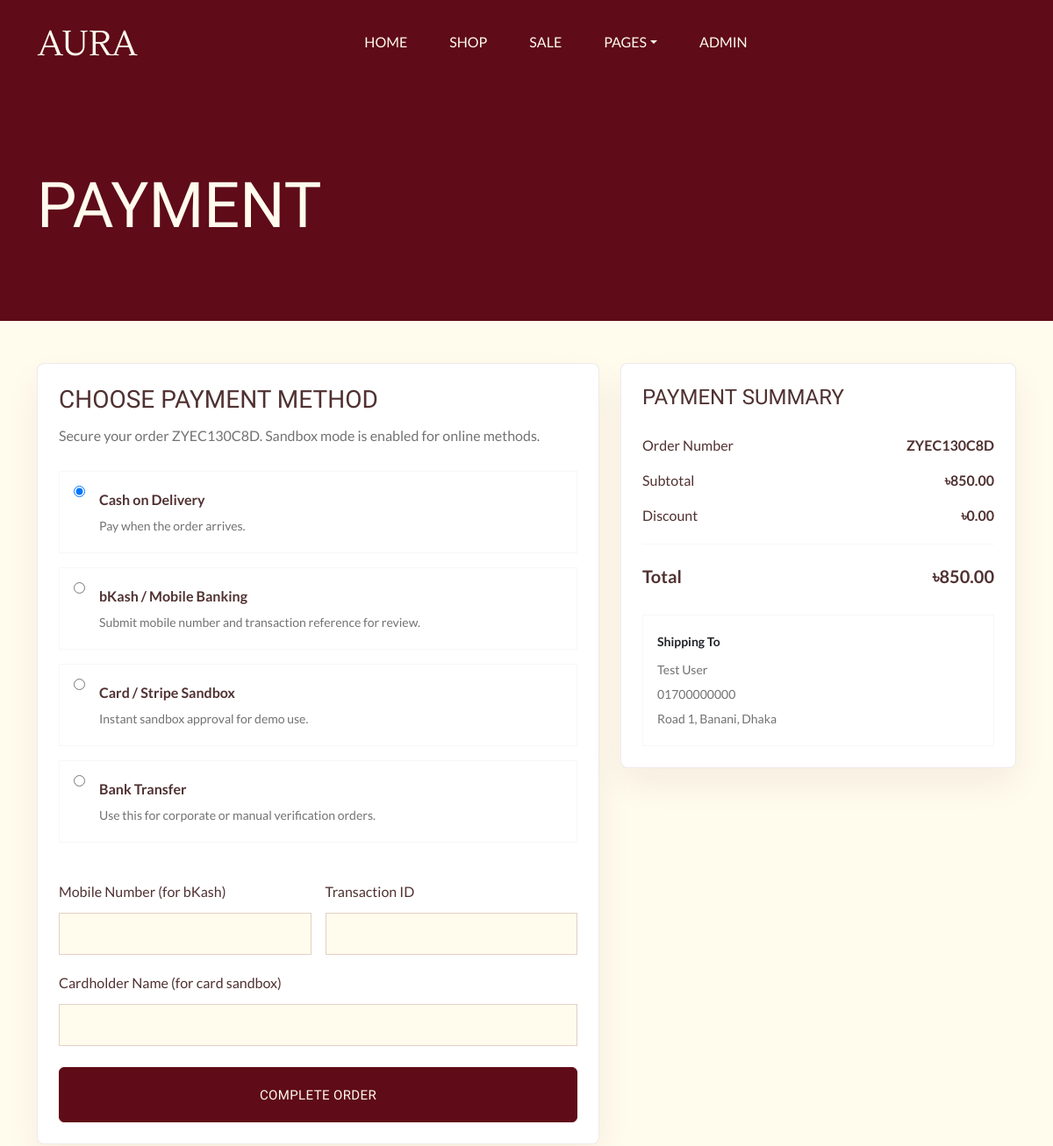
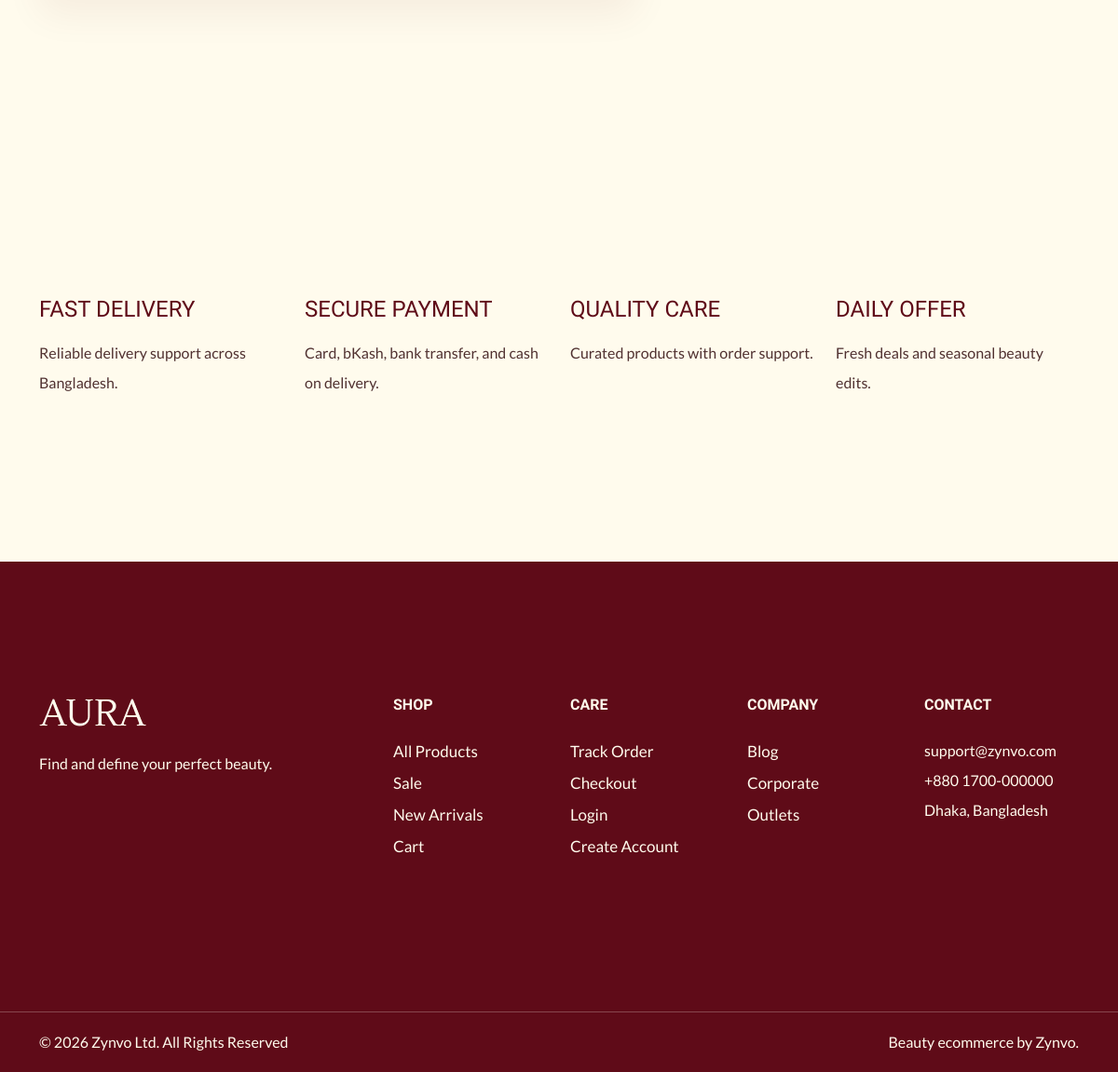
The page /orders/payment/ZYEC130C8D/ (signed in) on the database its author committed (2 pictures, top to bottom).
### orders/models.py (models this page shows, shortened)
class Order(models.Model):
    STATUS_CHOICES = [
        ('pending', 'Pending'),
        ('awaiting_payment', 'Awaiting Payment'),
        ('confirmed', 'Confirmed'),
        ('processing', 'Processing'),
        ('shipped', 'Shipped'),
        ('delivered', 'Delivered'),
        ('cancelled', 'Cancelled'),
    ]
    PAYMENT_METHOD_CHOICES = [
        ('cod', 'Cash on Delivery'),
        ('bkash', 'bKash / Mobile Banking'),
        ('card', 'Card / Stripe Sandbox'),
        ('bank', 'Bank Transfer'),
    ]
    PAYMENT_STATUS_CHOICES = [
        ('unpaid', 'Unpaid'),
        ('pending', 'Pending Verification'),
        ('paid', 'Paid'),
        ('failed', 'Failed'),
    ]
    user = models.ForeignKey(settings.AUTH_USER_MODEL, on_delete=models.SET_NULL, null=True, blank=True)
    address = models.ForeignKey(Address, on_delete=models.SET_NULL, null=True)
    order_number = models.CharField(max_length=20, unique=True)
    subtotal = models.DecimalField(max_digits=10, decimal_places=2, default=0)
    discount = models.DecimalField(max_digits=10, decimal_places=2, default=0)
    total = models.DecimalField(max_digits=10, decimal_places=2, default=0)
    status = models.CharField(max_length=20, choices=STATUS_CHOICES, default='pending')
    payment_method = models.CharField(max_length=20, choices=PAYMENT_METHOD_CHOICES, default='cod')
    payment_status = models.CharField(max_length=20, choices=PAYMENT_STATUS_CHOICES, default='unpaid')
    customer_note = models.TextField(blank=True)
    created_at = models.DateTimeField(auto_now_add=True)
    class Meta:
        ordering = ['-created_at']

class Address(models.Model):
    DELIVERY_CHOICES = [('home', 'Home'), ('office', 'Office')]
    user = models.ForeignKey(settings.AUTH_USER_MODEL, on_delete=models.CASCADE, related_name='addresses', null=True, blank=True)
    full_name = models.CharField(max_length=120)
    phone = models.CharField(max_length=20)
    country = models.CharField(max_length=50, default='Bangladesh')
    city = models.CharField(max_length=80)
    area = models.CharField(max_length=80)
    postcode = models.CharField(max_length=20, blank=True)
    address_line = models.TextField()
    delivery_type = models.CharField(max_length=10, choices=DELIVERY_CHOICES, default='home')
    created_at = models.DateTimeField(auto_now_add=True)

### core/models.py (models this page shows, shortened)
class SingletonModel(models.Model):
    class Meta:
        abstract = True
    @classmethod
    def load(cls):
        obj, _ = cls.objects.get_or_create(pk=1)
        return obj

class SiteSettings(SingletonModel):
    site_name = models.CharField(max_length=100, default='Zynvo')
    tagline = models.CharField(max_length=150, default='Smart living, curated beautifully.')
    support_phone = models.CharField(max_length=30, default='+880 1700-000000')
    support_email = models.EmailField(default='support@zynvo.com')
    address = models.CharField(max_length=255, default='Dhaka, Bangladesh')
    copyright_text = models.CharField(max_length=255, default='© 2026 Zynvo Ltd. All Rights Reserved')
    hero_title = models.CharField(max_length=140, default='Elevate your everyday with Zynvo')
    hero_subtitle = models.CharField(
        max_length=255,
        default='Discover hand-picked lifestyle, fashion, and gadget essentials with fast delivery.',
    )
    announcement_text = models.CharField(max_length=255, default='Free shipping on orders over ৳3000')
    corporate_cta_title = models.CharField(max_length=140, default='Become Our Corporate Partner')
    corporate_cta_url = models.CharField(max_length=255, default='/corporate/')
    facebook_url = models.URLField(blank=True)
    instagram_url = models.URLField(blank=True)
    youtube_url = models.URLField(blank=True)
    linkedin_url = models.URLField(blank=True)

### orders/views.py (the view)
# urls.py: path('payment/<str:order_number>/', views.payment_view, name='payment'),
def payment_view(request, order_number):
    order = _get_accessible_order(request, order_number)
    if request.method == 'POST':
        form = PaymentSelectionForm(request.POST)
        if form.is_valid():
            method = form.cleaned_data['payment_method']
            order.payment_method = method
            provider_map = {
                'cod': 'Cash on Delivery',
                'bkash': 'bKash Sandbox',
                'card': 'Stripe Sandbox',
                'bank': 'Bank Transfer',
            }
            tx = PaymentTransaction.objects.create(
                order=order,
                provider=provider_map[method],
                reference=f'TX{uuid.uuid4().hex[:10].upper()}',
                amount=order.total,
                status='pending' if method in {'bkash', 'bank'} else 'initiated',
                payload={
                    'mobile_number': form.cleaned_data.get('mobile_number', ''),
                    'transaction_id': form.cleaned_data.get('transaction_id', ''),
                    'cardholder_name': form.cleaned_data.get('cardholder_name', ''),
                },
            )
            if method == 'cod':
                order.payment_status = 'unpaid'
                order.status = 'confirmed'
                tx.status = 'success'
                tx.save(update_fields=['status'])
            elif method == 'card':
                order.payment_status = 'paid'
                order.status = 'confirmed'
                tx.status = 'success'
                tx.save(update_fields=['status'])
            else:
                order.payment_status = 'pending'
                order.status = 'pending'
            order.save(update_fields=['payment_method', 'payment_status', 'status'])
            messages.success(request, f'Payment method saved for order {order.order_number}.')
            return redirect('orders:payment_complete', order_number=order.order_number)
    else:
        form = PaymentSelectionForm(initial={'payment_method': order.payment_method})
    return render(request, 'orders/payment.html', {'order': order, 'form': form})

### templates/orders/payment.html (shortened to what this page needs)
{% extends 'base.html' %}
{% block content %}
<section class="page-hero"><div class="container"><h1 class="display-2 text-uppercase">Payment</h1></div></section>
<section class="padding-medium pt-5">
  <div class="container">
    <div class="row g-4">
        <div class="col-lg-7">
            <div class="aura-card p-4">
                <h1 class="h3 text-uppercase mb-2">Choose Payment Method</h1>
                <p class="aura-muted mb-4">Secure your order {{ order.order_number }}. Sandbox mode is enabled for online methods.</p>
                <form method="post" class="d-grid gap-4">
                    <div>
                        {% for choice in form.payment_method %}
                        <label class="payment-option d-flex gap-3 align-items-start border p-3 mb-3 payment-option-row">
                            {{ choice.tag }}
                            <span>
                                <strong>{{ choice.choice_label }}</strong>
                                {% if choice.data.value == 'cod' %}<span class="d-block aura-muted small">Pay when the order arrives.</span>{% endif %}
                                {% if choice.data.value == 'bkash' %}<span class="d-block aura-muted small">Submit mobile number and transaction reference for review.</span>{% endif %}
                                {% if choice.data.value == 'card' %}<span class="d-block aura-muted small">Instant sandbox approval for demo use.</span>{% endif %}
                                {% if choice.data.value == 'bank' %}<span class="d-block aura-muted small">Use this for corporate or manual verification orders.</span>{% endif %}
                            </span>
                        </label>
                        {% endfor %}
                    </div>
                    <div class="row g-3">
                        <div class="col-md-6">
                            <label class="form-label">Mobile Number (for bKash)</label>
                            {{ form.mobile_number }}
                        </div>
                        <div class="col-md-6">
                            <label class="form-label">Transaction ID</label>
                            {{ form.transaction_id }}
                        </div>
                        <div class="col-12">
                            <label class="form-label">Cardholder Name (for card sandbox)</label>
                            {{ form.cardholder_name }}
                        </div>
                    </div>
                    <button class="btn btn-primary">Complete Order</button>
                </form>
            </div>
        </div>
        <div class="col-lg-5">
            <div class="aura-card p-4 sticky-top" style="top: 7rem;">
                <h2 class="h4 text-uppercase mb-4">Payment Summary</h2>
                <div class="d-flex justify-content-between summary-line mb-2"><span>Order Number</span><strong>{{ order.order_number }}</strong></div>
                <div class="d-flex justify-content-between summary-line mb-2"><span>Subtotal</span><strong>&#2547;{{ order.subtotal }}</strong></div>
                <div class="d-flex justify-content-between summary-line mb-2"><span>Discount</span><strong>&#2547;{{ order.discount }}</strong></div>
                <div class="d-flex justify-content-between summary-line fs-5 fw-bold border-top pt-3 mt-3"><span>Total</span><span>&#2547;{{ order.total }}</span></div>
                <div class="mt-4 p-3 border small aura-muted">
                    <div class="fw-semibold text-dark mb-1">Shipping To</div>
                    <div>{{ order.address.full_name }}</div>
                    <div>{{ order.address.phone }}</div>
                    <div>{{ order.address.address_line }}, {{ order.address.area }}, {{ order.address.city }}</div>
                </div>
            </div>
        </div>
    </div>
  </div>
</section>
{% endblock %}

### templates/includes/footer.html (shortened to what this page needs)
{% load static %}
<section id="service" class="padding-medium">
  <div class="container">
    <div class="row">
      <div class="col-md-3 my-3">
        <div class="card">
          <h4 class="text-uppercase py-3 m-0">Fast Delivery</h4>
          <p>Reliable delivery support across Bangladesh.</p>
        </div>
      </div>
      <div class="col-md-3 my-3">
        <div class="card">
          <h4 class="text-uppercase py-3 m-0">Secure Payment</h4>
          <p>Card, bKash, bank transfer, and cash on delivery.</p>
        </div>
      </div>
      <div class="col-md-3 my-3">
        <div class="card">
          <h4 class="text-uppercase py-3 m-0">Quality Care</h4>
          <p>Curated products with order support.</p>
        </div>
      </div>
      <div class="col-md-3 my-3">
        <div class="card">
          <h4 class="text-uppercase py-3 m-0">Daily Offer</h4>
          <p>Fresh deals and seasonal beauty edits.</p>
        </div>
      </div>
    </div>
  </div>
</section>
<footer id="footer" class="bg-primary padding-medium">
  <div class="container text-light">
    <div class="row">
      <div class="col-md-4">
        <div class="footer-menu">
          <img src="{% static 'aura/images/logo.png' %}" alt="{{ site_settings.site_name }}">
          <p class="mt-4">Find and define your perfect beauty.</p>
          <div class="social-links mt-4">
            <ul class="d-flex list-unstyled gap-3">
              <li><a href="{{ site_settings.facebook_url|default:'#' }}"><iconify-icon class="social-icon text-light fs-4 me-4" icon="ri:facebook-fill"></iconify-icon></a></li>
              <li><a href="{{ site_settings.instagram_url|default:'#' }}"><iconify-icon class="social-icon text-light fs-4 me-4" icon="ri:instagram-fill"></iconify-icon></a></li>
              <li><a href="{{ site_settings.youtube_url|default:'#' }}"><iconify-icon class="social-icon text-light fs-4 me-4" icon="ri:youtube-fill"></iconify-icon></a></li>
            </ul>
          </div>
        </div>
      </div>
      <div class="col-md-2">
        <div class="footer-menu">
          <h6 class="text-uppercase fw-bold text-light mb-4">Shop</h6>
          <ul class="menu-list list-unstyled">
            <li><a href="{% url 'catalog:shop' %}" class="footer-link">All Products</a></li>
            <li><a href="{% url 'catalog:shop' %}?sale=1" class="footer-link">Sale</a></li>
            <li><a href="{% url 'catalog:shop' %}?sort=latest" class="footer-link">New Arrivals</a></li>
            <li><a href="{% url 'orders:cart' %}" class="footer-link">Cart</a></li>
          </ul>
        </div>
      </div>
      <div class="col-md-2">
        <div class="footer-menu">
          <h6 class="text-uppercase fw-bold text-light mb-4">Care</h6>
          <ul class="menu-list list-unstyled">
            <li><a href="{% url 'orders:tracking' %}" class="footer-link">Track Order</a></li>
            <li><a href="{% url 'orders:checkout' %}" class="footer-link">Checkout</a></li>
            <li><a href="{% url 'accounts:login' %}" class="footer-link">Login</a></li>
            <li><a href="{% url 'accounts:register' %}" class="footer-link">Create Account</a></li>
          </ul>
        </div>
      </div>
      <div class="col-md-2">
        <div class="footer-menu">
          <h6 class="text-uppercase fw-bold text-light mb-4">Company</h6>
          <ul class="menu-list list-unstyled">
            <li><a href="{% url 'core:blog_index' %}" class="footer-link">Blog</a></li>
            <li><a href="{% url 'core:corporate' %}" class="footer-link">Corporate</a></li>
            <li><a href="{% url 'core:outlets' %}" class="footer-link">Outlets</a></li>
          </ul>
        </div>
      </div>
      <div class="col-md-2">
        <div class="footer-menu">
          <h6 class="text-uppercase fw-bold text-light mb-4">Contact</h6>
          <ul class="menu-list list-unstyled">
            <li class="footer-link">{{ site_settings.support_email }}</li>
            <li class="footer-link">{{ site_settings.support_phone }}</li>
            <li class="footer-link">{{ site_settings.address }}</li>
          </ul>
        </div>
      </div>
    </div>
  </div>
</footer>
<div id="footer-bottom" class="bg-primary">
  <hr class="text-light m-0">
  <div class="container text-light pt-3">
    <div class="row">
      <div class="col-md-6 copyright"><p>{{ site_settings.copyright_text|default:"© Zynvo. All rights reserved." }}</p></div>
      <div class="col-md-6 text-md-end"><p>Beauty ecommerce by {{ site_settings.site_name }}.</p></div>
    </div>
  </div>
</div>

### rows shown on the page
Order: order_number "ZYEC130C8D", subtotal "850.00", discount "0.00", total "850.00", address.full_name "Test User", address.phone "01700000000", address.address_line "Road 1", address.area "Banani", address.city "Dhaka"
SiteSettings: support_email "support@zynvo.com", support_phone "+880 1700-000000", address "Dhaka, Bangladesh", copyright_text "© 2026 Zynvo Ltd. All Rights Reserved", site_name "Zynvo"

### other values the page prints
{{ choice.choice_label }} "Cash on Delivery" "bKash / Mobile Banking" "Card / Stripe Sandbox" "Bank Transfer"
